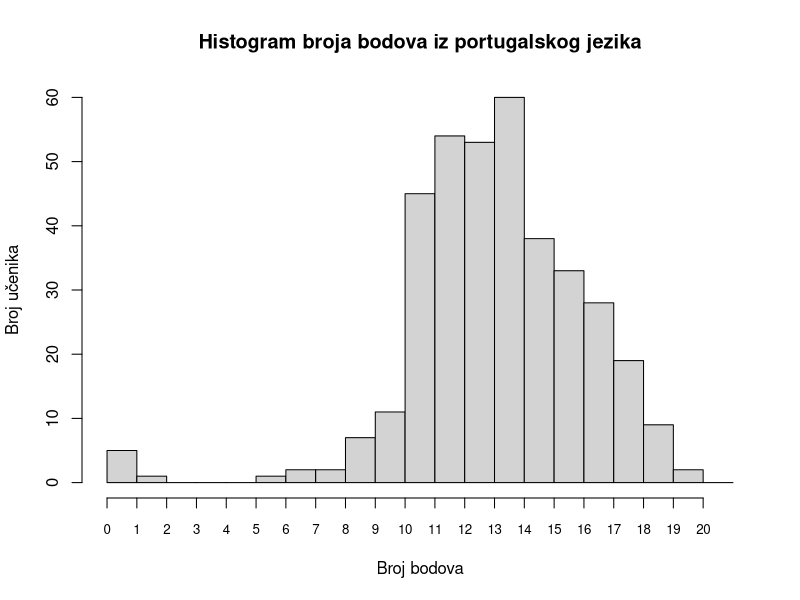
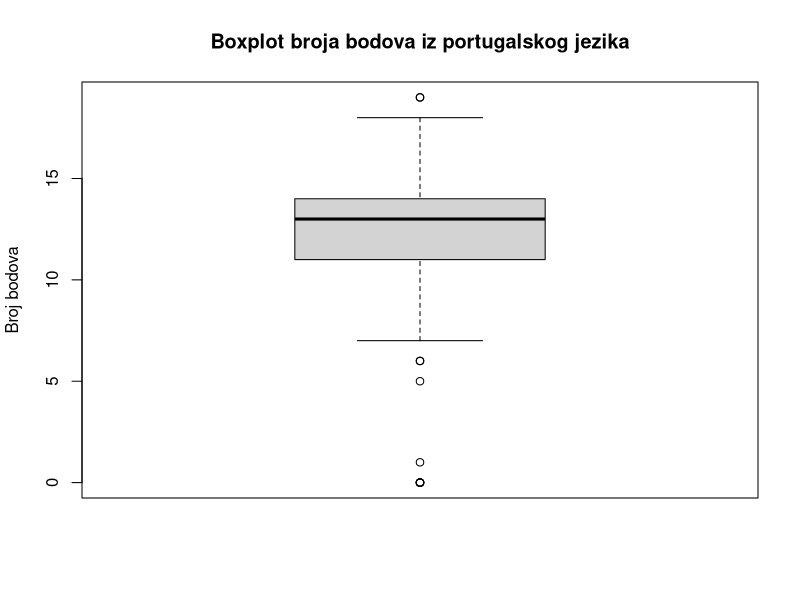
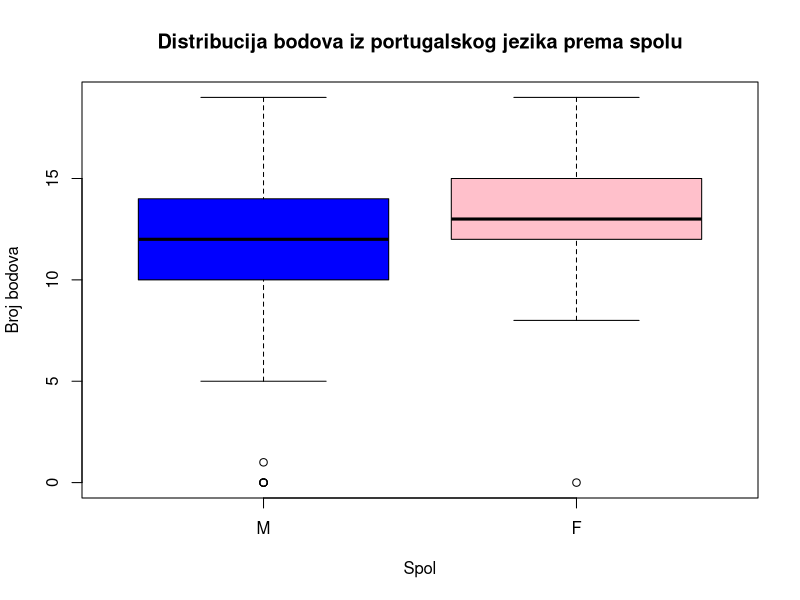
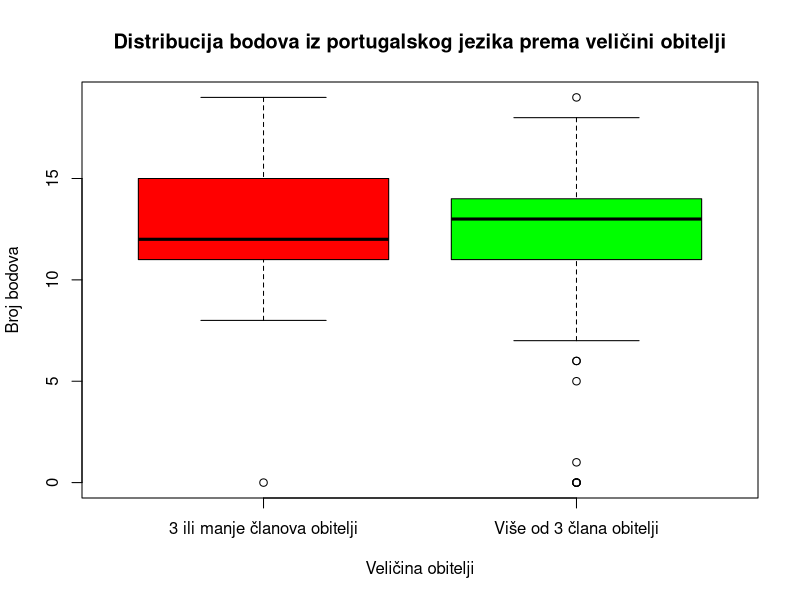
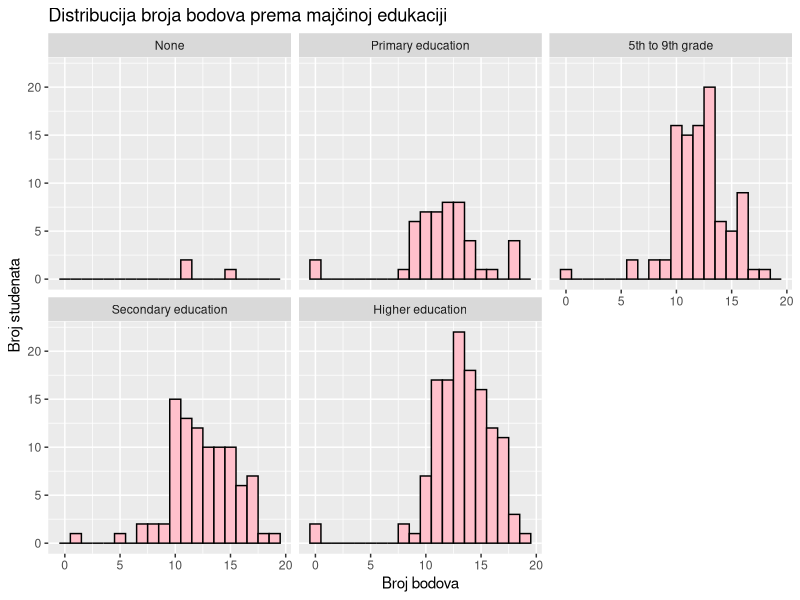
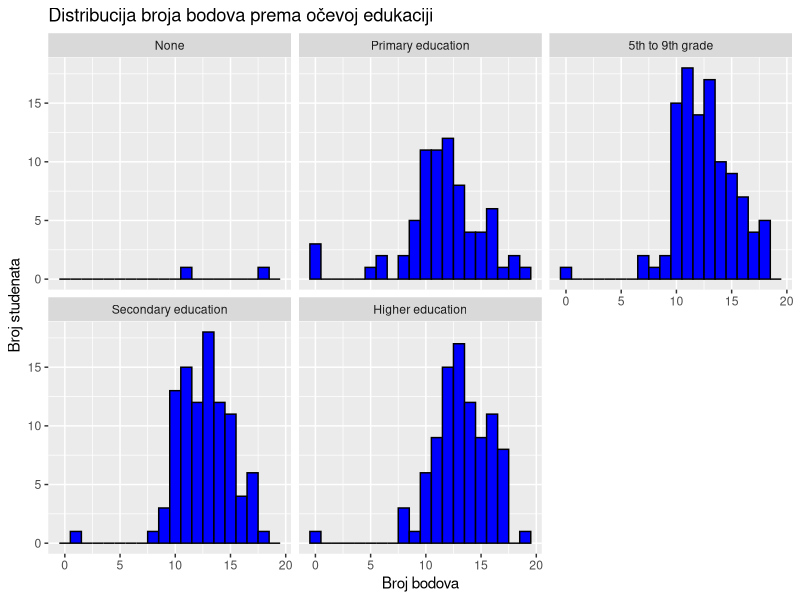
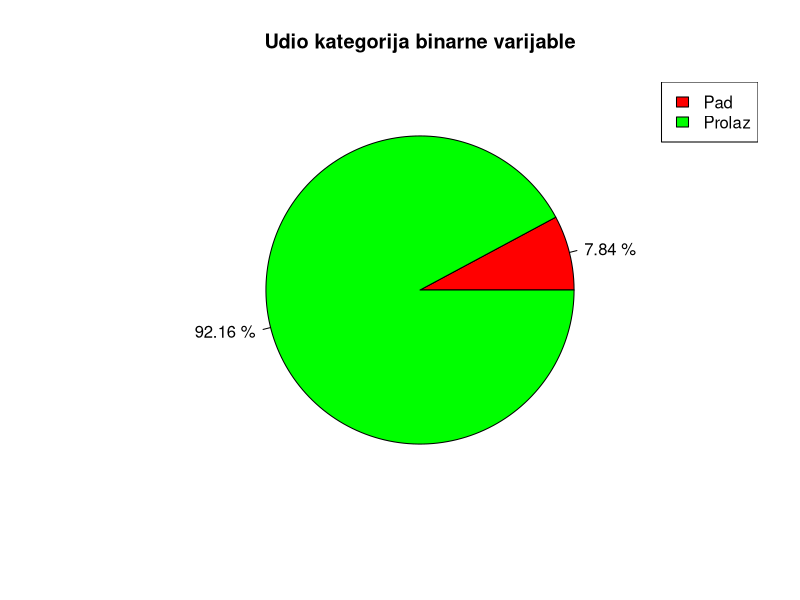
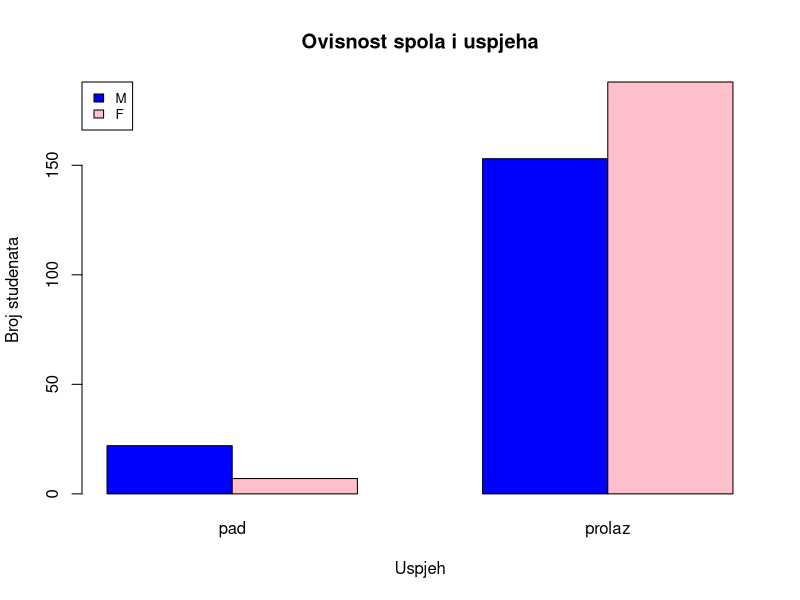

These figures' R source, in order:
## ---- chunk 1
knitr::opts_chunk$set(echo = TRUE)
## ---- chunk 2
library(ggplot2)
## ---- chunk 3
dataframe <- read.csv('student_data.csv')
## ---- chunk 4
print("Podaci za završnu ocjenu iz portugalskog jezika")
summary(dataframe$G3_por)
## ---- chunk 5
table(dataframe$G3_por)
## ---- chunk 6
hist(dataframe$G3_por, 
     main = "Histogram broja bodova iz portugalskog jezika",
     xlab = "Broj bodova",
     ylab = "Broj učenika",
     breaks=seq(-1, 20, by=1),
     xaxt = "n")
axis(1, at=seq(-1, 19, by=1), labels=seq(0, 20, by=1), cex.axis=0.8)
## ---- chunk 7
boxplot(dataframe$G3_por,
        main = "Boxplot broja bodova iz portugalskog jezika",
        ylab = "Broj bodova")
## ---- chunk 8
dataframe$sex <- factor(dataframe$sex, levels = c("M", "F"))
dataframe$famsize <- factor(dataframe$famsize, levels = c("LE3", "GT3"))
## ---- chunk 9
boxplot(G3_por ~ sex, 
        data = dataframe,
        main = "Distribucija bodova iz portugalskog jezika prema spolu",
        xlab = "Spol",
        ylab = "Broj bodova",
        col = c("blue", "pink"),
        names = c("M", "F"))
## ---- chunk 10
boxplot(G3_por ~ famsize, 
        data = dataframe,
        main = "Distribucija bodova iz portugalskog jezika prema veličini obitelji",
        xlab = "Veličina obitelji",
        ylab = "Broj bodova",
        col = c("Red", "Green"),
        names = c("3 ili manje članova obitelji", "Više od 3 člana obitelji"))
## ---- chunk 11

education_labels <- c("0" = "None", "1" = "Primary education", "2" = "5th to 9th grade", "3" = "Secondary education", "4" = "Higher education")

ggplot(dataframe, aes(x = G3_por)) +
  geom_histogram(binwidth = 1, fill = "pink", color = "black") +
  facet_wrap(~ Medu, labeller = as_labeller(education_labels)) +
  labs(title = "Distribucija broja bodova prema majčinoj edukaciji",
       x = "Broj bodova",
       y = "Broj studenata")
## ---- chunk 12
ggplot(dataframe, aes(x = G3_por)) +
  geom_histogram(binwidth = 1, fill = "blue", color = "black") +
  facet_wrap(~ Fedu, labeller = as_labeller(education_labels)) +
  labs(title = "Distribucija broja bodova prema očevoj edukaciji",
       x = "Broj bodova",
       y = "Broj studenata")
## ---- chunk 13
dataframe$G3_por_bin <- NA

for (i in 1:nrow(dataframe)) {
  if (dataframe$G3_por[i] < 10) {
    dataframe$G3_por_bin[i] <- "pad"
  } else {
    dataframe$G3_por_bin[i] <- "prolaz"
  }
}

dataframe$G3_por_bin <- factor(dataframe$G3_por_bin, levels = c("pad", "prolaz"))
## ---- chunk 14
table(dataframe$G3_por_bin)
## ---- chunk 15
counts_G3_por_bin <- table(dataframe$G3_por_bin)

# Izračun postotaka
percentages_G3_por_bin <- round(100 * prop.table(counts_G3_por_bin), 2)

labels_G3_por_bin <- paste(percentages_G3_por_bin, "%")
pie(table(dataframe$G3_por_bin),
    labels = labels_G3_por_bin,
    main = "Udio kategorija binarne varijable", 
    col = c("red", "green"))

legend("topright", 
       legend = c("Pad", "Prolaz"),
       fill = c("red", "green"))
## ---- chunk 16
logreg.mdl <- glm(G3_por_bin ~ sex + famsize + Medu + Fedu, 
                      data = dataframe, 
                      family = binomial)

# Ispis rezultata modela
summary(logreg.mdl)
Rsq = 1 - logreg.mdl$deviance/logreg.mdl$null.deviance
print(paste("R^2 =", Rsq))
## ---- chunk 17
counts_sex <- table(dataframe$sex, dataframe$G3_por_bin)

barplot(counts_sex,
        beside = TRUE, # za grupiranje
        col = c("blue", "pink"),
        legend.text = TRUE,
        args.legend = list(x = "topleft",
                           cex = 0.8),
        main = "Ovisnost spola i uspjeha",
        xlab = "Uspjeh",
        ylab = "Broj studenata")
## ---- chunk 18
yHat <- logreg.mdl$fitted.values >= 0.85

tab <- table(dataframe$G3_por_bin, yHat)

tab
accuracy = sum(diag(tab)) / sum(tab)
precision = tab[2,2] / sum(tab[,2])
recall = tab[2,2] / sum(tab[2,])
specificity = tab[1,1] / sum(tab[,1])

print(paste("Točnost:", accuracy))
print(paste("Preciznost:", precision))
print(paste("Odziv:", recall))
print(paste("Specifičnost:", specificity))
## ---- chunk 19
table(dataframe$G3_por_bin, dataframe$sex)
fisher.test(table(dataframe$G3_por_bin, dataframe$sex))
